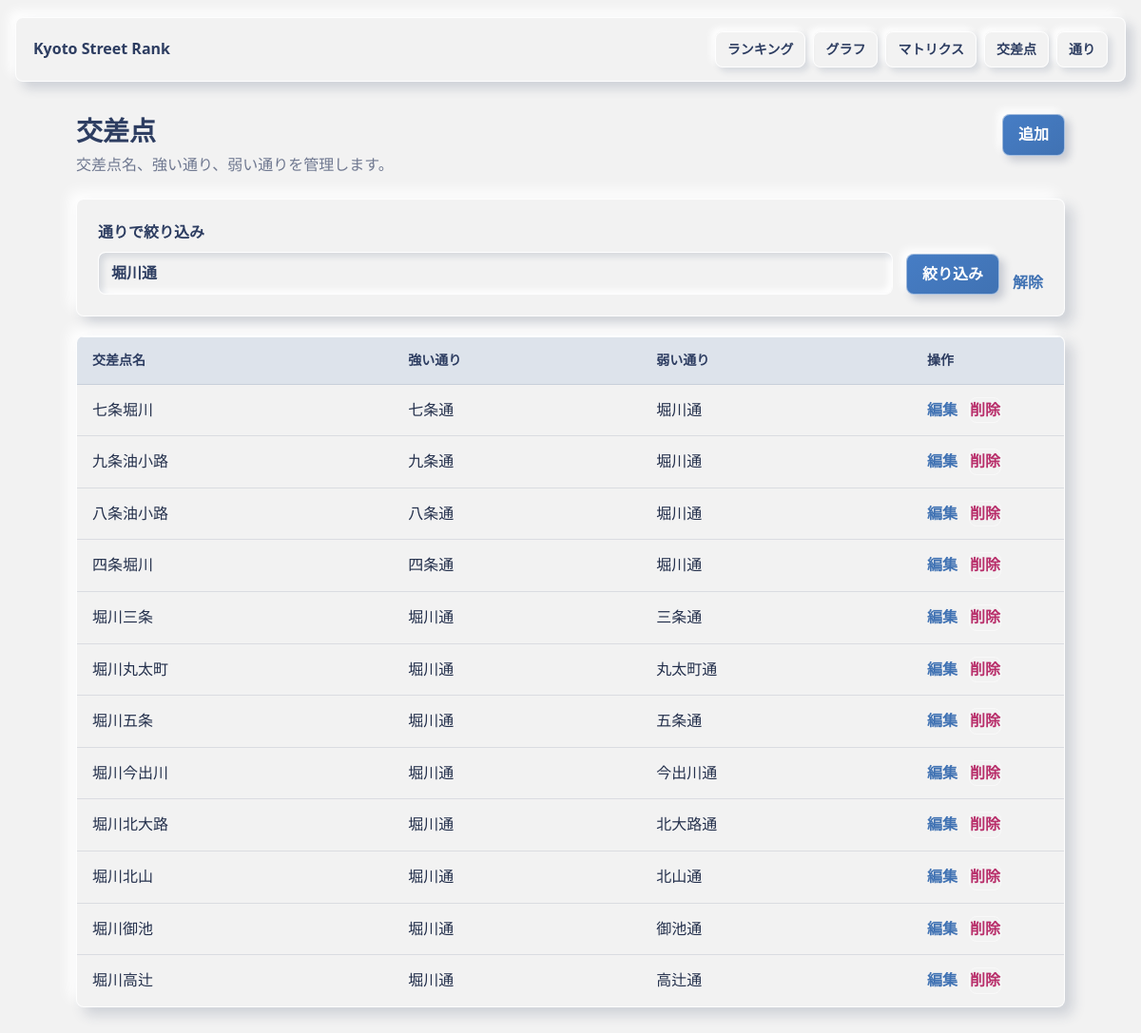
The page /intersections?street=堀川通 on the database its author committed.
### src/models.py (models this page shows)
class Intersection(db.Model):
    __tablename__ = "intersections"
    __table_args__ = (
        UniqueConstraint("name", name="uq_intersections_name"),
        UniqueConstraint("pair_key", name="uq_intersections_pair_key"),
        CheckConstraint("winner_street_id != loser_street_id", name="ck_different_streets"),
    )
    id = db.Column(db.Integer, primary_key=True)
    name = db.Column(db.String(120), nullable=False)
    pair_key = db.Column(db.String(80), nullable=False)
    winner_street_id = db.Column(db.Integer, db.ForeignKey("streets.id"), nullable=False)
    loser_street_id = db.Column(db.Integer, db.ForeignKey("streets.id"), nullable=False)
    winner = db.relationship("Street", foreign_keys=[winner_street_id])
    loser = db.relationship("Street", foreign_keys=[loser_street_id])

class Street(db.Model):
    __tablename__ = "streets"
    id = db.Column(db.Integer, primary_key=True)
    name = db.Column(db.String(120), nullable=False, unique=True)
    orientation = db.Column(db.String(20), nullable=True)

### src/routes.py (the view)
    @app.route("/intersections")
    def intersections_index():
        selected_street = request.args.get("street", "").strip()
        intersections_query = Intersection.query
        if selected_street:
            winner = aliased(Street)
            loser = aliased(Street)
            intersections_query = (
                intersections_query.join(winner, Intersection.winner)
                .join(loser, Intersection.loser)
                .filter((winner.name == selected_street) | (loser.name == selected_street))
            )
        intersections = intersections_query.order_by(Intersection.name).all()
        return render_template(
            "intersections/index.html",
            intersections=intersections,
            street_names=list_street_names(),
            selected_street=selected_street,
        )

### src/services.py (called while the page is built)
def list_street_names():
    streets = Street.query.order_by(Street.name).all()
    return [street.name for street in streets]

### templates/intersections/index.html (shortened to what this page needs)
{% extends "base.html" %}
{% block content %}
  <div class="page-head">
    <div>
      <h1>交差点</h1>
      <p>交差点名、強い通り、弱い通りを管理します。</p>
    </div>
    <a class="button" href="{{ url_for('intersections_new', street=selected_street) if selected_street else url_for('intersections_new') }}">追加</a>
  </div>
  <form class="filter-bar" method="get">
    <label>
      通りで絞り込み
      <input name="street" list="street-options" value="{{ selected_street }}" placeholder="通り名を選択または入力">
    </label>
    <button class="button" type="submit">絞り込み</button>
    {% if selected_street %}
      <a href="{{ url_for('intersections_index') }}">解除</a>
    {% endif %}
  </form>
  {% if intersections %}
    <table>
      <thead>
        <tr>
          <th>交差点名</th>
          <th>強い通り</th>
          <th>弱い通り</th>
          <th class="actions">操作</th>
        </tr>
      </thead>
      <tbody>
        {% for intersection in intersections %}
          <tr>
            <td>{{ intersection.name }}</td>
            <td>{{ intersection.winner.name }}</td>
            <td>{{ intersection.loser.name }}</td>
            <td class="actions">
              <a href="{{ url_for('intersections_edit', intersection_id=intersection.id, street=selected_street) if selected_street else url_for('intersections_edit', intersection_id=intersection.id) }}">編集</a>
              <form method="post" action="{{ url_for('intersections_delete', intersection_id=intersection.id) }}" onsubmit="return confirm('この交差点を削除しますか？');">
                <button class="link-button" type="submit">削除</button>
              </form>
            </td>
          </tr>
        {% endfor %}
      </tbody>
    </table>
  {% else %}
    <section class="empty">
      <h2>{% if selected_street %}該当する交差点がありません{% else %}交差点がありません{% endif %}</h2>
      <p>{% if selected_street %}別の通りで絞り込むか、フィルタを解除してください。{% else %}交差点を追加すると通りも自動で登録されます。{% endif %}</p>
    </section>
  {% endif %}
{% endblock %}

### static/style.css (style rules this page uses)
:root { color-scheme: light; --bg: #f2f2f2; --base: #2d3d61; --main: #4072b3; --accent: #b82e6a; --text: #24304c; --muted: #6f7890; --surface: #f2f2f2; --line: rgba(45, 61, 97, 0.12); --bevel: rgba(255, 255, 255, 0.9); --shadow-dark: rgba(45, 61, 97, 0.18); --shadow-light: rgba(255, 255, 255, 0.95); --danger: #b82e6a; }
* { box-sizing: border-box; }
body { margin: 0; background: var(--bg); color: var(--text); font-family: system-ui, -apple-system, BlinkMacSystemFont, "Segoe UI", sans-serif; line-height: 1.6; }
a { color: var(--main); font-weight: 700; text-decoration: none; }
.page-head { display: flex; align-items: flex-start; justify-content: space-between; gap: 24px; margin-bottom: 22px; }
h1 { margin: 0; color: var(--base); font-size: 28px; line-height: 1.25; }
p { margin: 6px 0 0; color: var(--muted); }
.button, button { display: inline-flex; align-items: center; justify-content: center; min-height: 42px; padding: 8px 16px; border: 1px solid rgba(255, 255, 255, 0.5); border-radius: 8px; background: linear-gradient(145deg, #467dc5, var(--main)); color: #fff; font: inherit; font-weight: 800; cursor: pointer; box-shadow: 5px 5px 9px rgba(45, 61, 97, 0.22), -5px -5px 9px var(--shadow-light); }
table { width: 100%; border-spacing: 0; border-collapse: separate; overflow: hidden; background: var(--surface); border: 1px solid var(--bevel); border-radius: 8px; box-shadow: 8px 8px 14px var(--shadow-dark), -8px -8px 14px var(--shadow-light); }
th, td { padding: 13px 16px; border-bottom: 1px solid var(--line); text-align: left; }
th { background: rgba(64, 114, 179, 0.12); border-top: 1px solid var(--bevel); color: var(--base); font-size: 14px; }
tr:last-child td { border-bottom: 0; }
.actions { width: 160px; white-space: nowrap; }
td.actions { display: flex; gap: 12px; align-items: center; }
td.actions form { margin: 0; }
.link-button { min-height: auto; padding: 0; background: transparent; color: var(--danger); font-weight: 800; box-shadow: none; }
.panel, .empty, .filter-bar, .graph-panel, .cycle-list { background: var(--surface); border: 1px solid var(--bevel); border-radius: 8px; padding: 22px; box-shadow: 8px 8px 14px var(--shadow-dark), -8px -8px 14px var(--shadow-light); }
.filter-bar { display: grid; grid-template-columns: minmax(240px, 1fr) auto auto; align-items: end; gap: 14px; margin-bottom: 20px; }
label { display: grid; gap: 7px; color: var(--base); font-weight: 800; }
input, select { width: 100%; min-height: 44px; padding: 9px 13px; border: 1px solid var(--bevel); border-radius: 8px; outline: none; background: var(--surface); color: var(--base); font: inherit; box-shadow: inset 4px 4px 6px rgba(45, 61, 97, 0.14), inset -4px -4px 6px var(--shadow-light); }

### rows shown on the page
Intersection: name "七条堀川", winner.name "七条通", loser.name "堀川通"
Intersection: name "九条油小路", winner.name "九条通", loser.name "堀川通"
Intersection: name "八条油小路", winner.name "八条通", loser.name "堀川通"
Intersection: name "四条堀川", winner.name "四条通", loser.name "堀川通"
Intersection: name "堀川三条", winner.name "堀川通", loser.name "三条通"
Intersection: name "堀川丸太町", winner.name "堀川通", loser.name "丸太町通"
Intersection: name "堀川五条", winner.name "堀川通", loser.name "五条通"
Intersection: name "堀川今出川", winner.name "堀川通", loser.name "今出川通"
Intersection: name "堀川北大路", winner.name "堀川通", loser.name "北大路通"
Intersection: name "堀川北山", winner.name "堀川通", loser.name "北山通"
Intersection: name "堀川御池", winner.name "堀川通", loser.name "御池通"
Intersection: name "堀川高辻", winner.name "堀川通", loser.name "高辻通"
